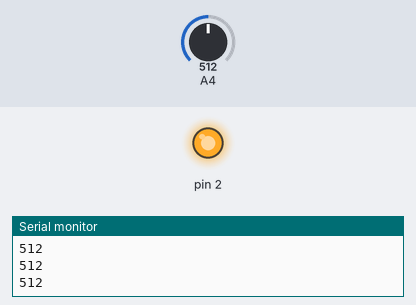
Recording of a sketch running on a simulated Arduino Uno, built with avr-gcc and run on an emulated ATmega328P. On the bench: output pins drawn as LEDs (lit = HIGH), the last lines printed to the serial monitor. The inputs (shaded band) are chosen by the test bench; at power-on: A4 = 512.

Above: at 1.2 s.
1.3 s: A4 set to 494
At 1.7 s:
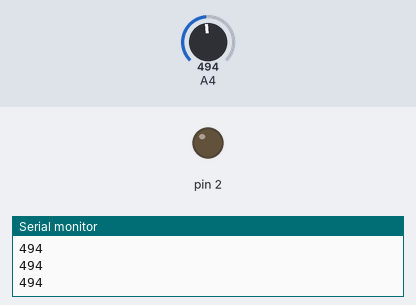
2.8 s: A4 set to 716
At 4.0 s:
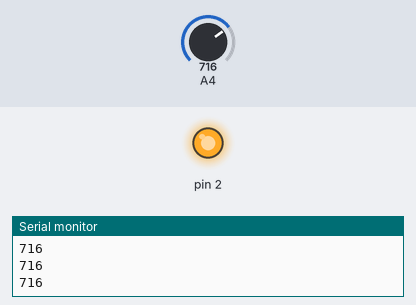
4.3 s: A4 set to 511
At 5.4 s:
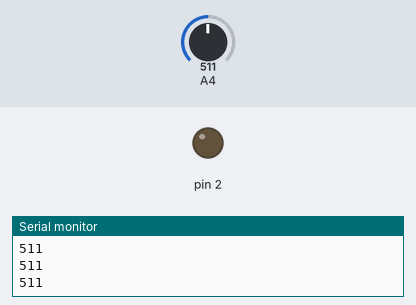
Timing chart, 0 to 7.3 s (numbered marks = the images above; inputs shaded):
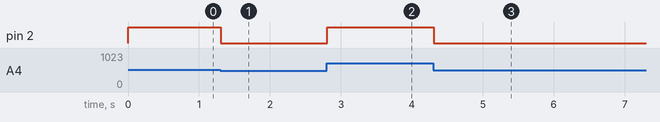

Measured:
- the behaviour switches between 512 and 511 on A4 (found by bisection; images 0 and 1)
- after the input at 1.3 s, pin 2: HIGH → LOW at once
- after the input at 2.8 s, pin 2: LOW → HIGH at once
- after the input at 4.3 s, pin 2: HIGH → LOW at once

The sketch:

motor.ino
```cpp
int v,v2;
void setup() {
  // put your setup code here, to run once:
pinMode(2,OUTPUT);
pinMode(4,INPUT);
Serial.begin(9800);
}

void loop() {
v=analogRead(4);
Serial.println(v);
v2=v/4;
analogWrite(2,v2);
}
```
